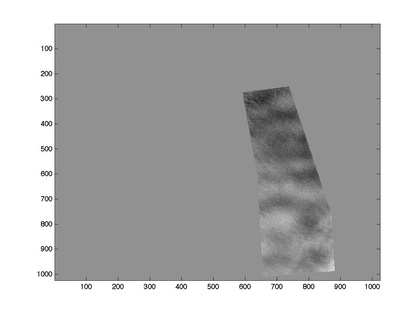
%> input picture matlab/cjfcode/test.jpg, 420 x 315 px, shrunk from 1200 x 901 before the run
$ octave tps_script1.m   (GNU Octave 9; MATLAB toolbox functions it lacks are replaced by stand-ins)
%> lines starting %> are read from the running program, lines starting %| are printed output that depends on the picture
%% Use these for test images
% [6 lines of commented-out code are left out]

%% Use these for real images
[file1,path1]=uigetfile({'*.bmp';'*.jpg';'*.tif'},'Select Image to Deform'...
    ,'~/Desktop');
%> the answer given: test.jpg
[file2,path2]=uigetfile({'*.bmp';'*.jpg';'*.tif'},'Select Target Image'...
    ,path1);
%> the answer given: fouriercomponents.jpg

i1 = imread(sprintf('%s/%s',path1,file1));
%> i1 is the input picture: size 315x420x3 uint8; min 21, max 255, mean 181.5
i2 = imread(sprintf('%s/%s',path2,file2));
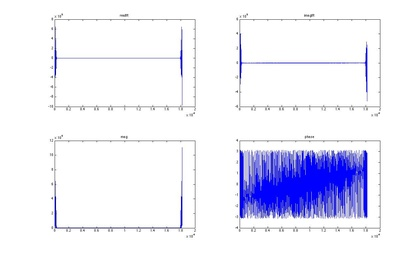
%> input picture matlab/cjfcode/fouriercomponents.jpg, 420 x 256 px, shrunk from 1260 x 768 before the run
%> i2 is the input picture: size 256x420x3 uint8; mean R, G, B 236.4, 236.5, 249.4

if size(i1,3)==3
    i1=mean(i1,3);
%> i1: size 315x420 double
end
if size(i2,3)==3
    i2=mean(i2,3);
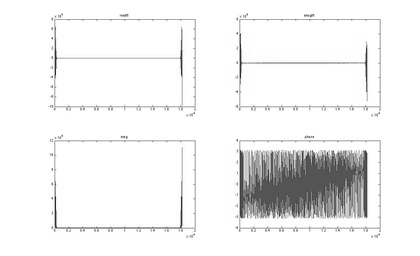
%> i2: size 256x420 double; min 30.33, max 255, mean 240.8
end
img_src = double((i1));
clear i1;
img_trg = double((i2));
clear i2;

img_src = img_src./max(max(img_src));
img_trg = img_trg./max(max(img_trg));

%%
draw_points = 1;% if 1, draw corresponding points in resulting images

figure(1);imagesc(img_src);colormap gray;truesize;axis off
set(gcf,'Name','Source image to be deformed')
figure(2);imagesc(img_trg);colormap gray;truesize;axis off
set(gcf,'Name','Target image to which source image is deformed')

%> (the run ends here)
